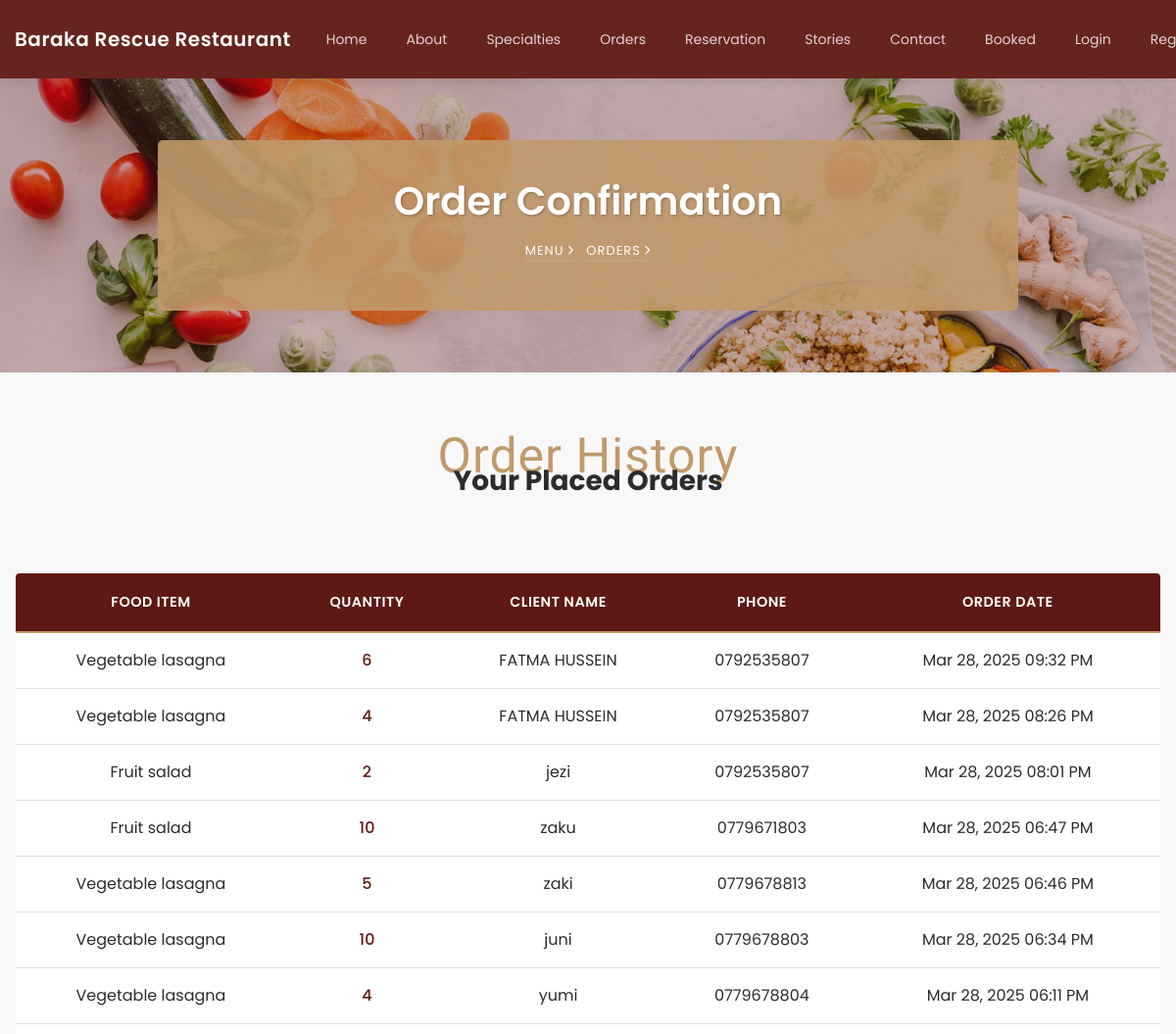
The page /order/ (upper part) on the database as committed earlier.
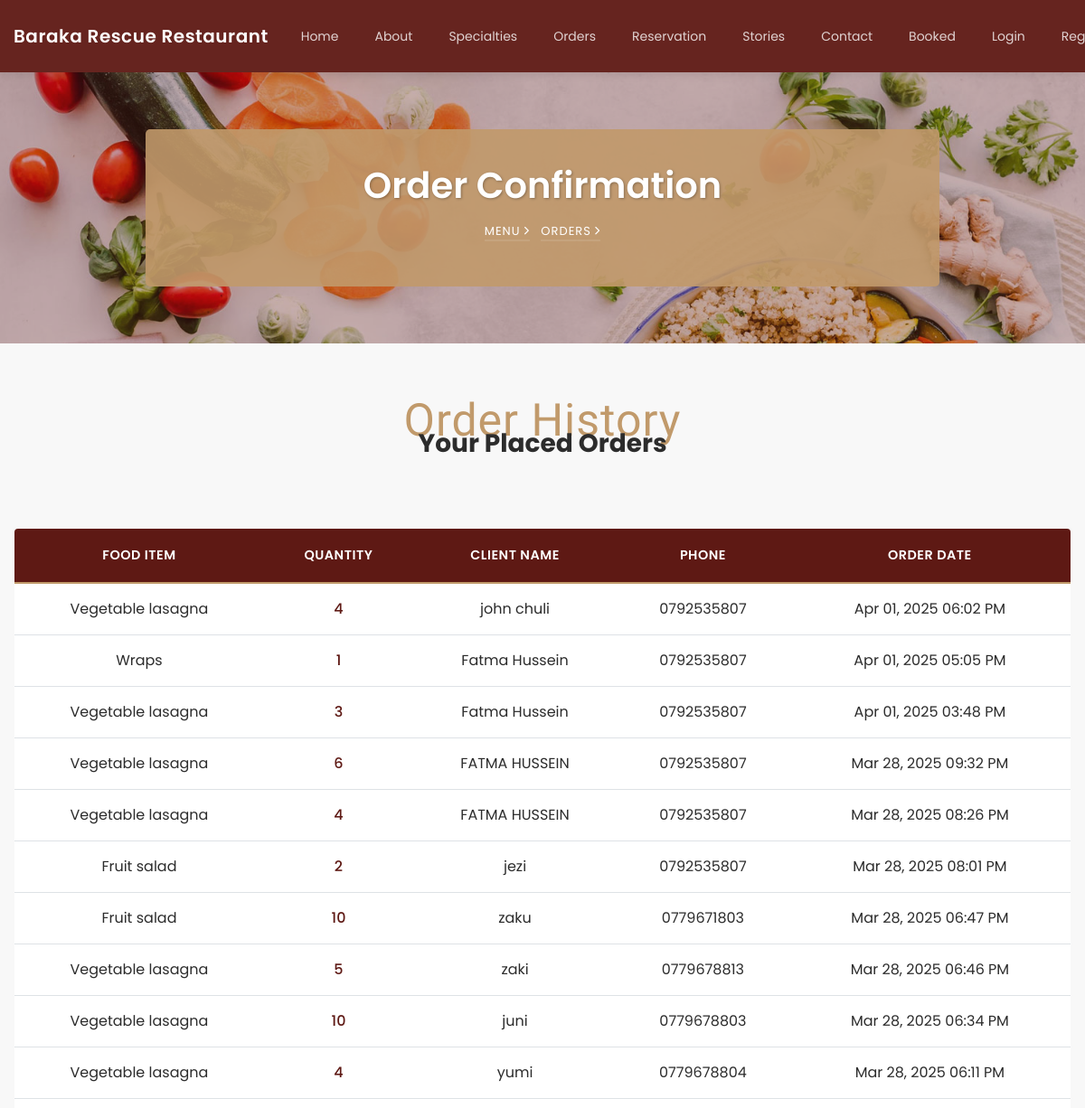
The same page on the database as committed later.
### restaurant/models.py (models this page shows, shortened)
class Order(models.Model):
    menu_item = models.ForeignKey('Ourmenu', on_delete=models.CASCADE)
    quantity = models.PositiveIntegerField()
    client_name = models.CharField(
        max_length=100,
        validators=[RegexValidator(r'^[A-Za-z ]+$', "Name can only contain letters and spaces")]
    )
    client_phone = models.CharField(
        max_length=10,
        validators=[RegexValidator(r'^\d{10}$', "Phone number must be 10 digits.")]
    )
    client_email = models.EmailField(
        max_length=100,
        validators=[EmailValidator()],
        help_text="We'll send your order confirmation here",
        blank=True,  # Allow blank temporarily for migration
        default="no-email@example.com"  # Temporary default for existing records
    )
    order_date = models.DateTimeField(auto_now_add=True)
    special_requests = models.TextField(
        max_length=500,
        blank=True,
        null=True,
        help_text="Any special instructions for your order"
    )
    class Meta:
        ordering = ['-order_date']
        verbose_name = 'Customer Order'
        verbose_name_plural = 'Customer Orders'

class Ourmenu(models.Model):
    category_options = [
        ('breakfast', 'Breakfast'),
        ('lunch', 'Lunch'),
        ('dinner', 'Dinner'),
        ('dessert', 'Dessert'),
        ('winecard', 'Winecard'),
        ('drinks', 'Drinks')
    ]
    foodname = models.CharField(max_length=50, blank=False, null=False)
    category = models.CharField(max_length=50, choices=category_options, default='dinner')
    foodimage = models.ImageField(upload_to='ourmenu')
    description = models.CharField(max_length=200, blank=False, null=False)
    price = models.PositiveIntegerField()
    stock = models.PositiveIntegerField(default=10)

### restaurant/views.py (the view)
# urls.py: path("order/", order, name="order"),
def order(request):
    all_orders = Order.objects.all().order_by("-order_date")
    return render(request, "order.html", {"orders": all_orders})

### restaurant/templates/order.html (shortened to what this page needs)
{% extends 'common.html' %}
{% load static %}
{% block body %}
<section class="hero-wrap hero-wrap-2" style="background-image: url('{% static 'images/bg_4.jpg' %}');" data-stellar-background-ratio="0.5">
    <div class="container">
        <div class="row no-gutters slider-text align-items-center justify-content-center">
            <div class="col-md-9 ftco-animate text-center" style="background: rgba(193, 154, 107, 0.9); padding: 2rem; border-radius: 5px;">
                <h1 class="mb-2 bread" style="color: #fff; font-weight: 600; text-shadow: 1px 1px 3px rgba(0,0,0,0.3);">Order Confirmation</h1>
                <p class="breadcrumbs">
                    <span class="mr-2" style="color: #fff;"><a href="{% url 'menu' %}" style="color: #fff;">Menu <i class="ion-ios-arrow-forward"></i></a></span>
                    <span style="color: #fff;">Orders <i class="ion-ios-arrow-forward"></i></span>
                </p>
            </div>
        </div>
    </div>
</section>
<section class="ftco-section" style="background: #F8F8F8; padding: 60px 0;">
    <div class="container">
        <div class="row justify-content-center mb-5">
            <div class="col-md-8 text-center heading-section ftco-animate">
                <span class="subheading" style="color: #C19A6B; letter-spacing: 1px;">Order History</span>
                <h2 class="mb-4" style="color: #2C2C2C; font-weight: 700;">Your Placed Orders</h2>
            </div>
        </div>
        {% if orders %}
        <div class="table-responsive">
            <table class="table table-hover text-center" style="border: 1px solid #dee2e6;">
                <thead style="background: #5E1914; color: #fff;">
                    <tr>
                        <th style="padding: 15px; border-bottom: 2px solid #C19A6B;">Food Item</th>
                        <th style="padding: 15px; border-bottom: 2px solid #C19A6B;">Quantity</th>
                        <th style="padding: 15px; border-bottom: 2px solid #C19A6B;">Client Name</th>
                        <th style="padding: 15px; border-bottom: 2px solid #C19A6B;">Phone</th>
                        <th style="padding: 15px; border-bottom: 2px solid #C19A6B;">Order Date</th>
                    </tr>
                </thead>
                <tbody>
                    {% for order in orders %}
                        <tr style="background: #fff; border-bottom: 1px solid #eee;">
                            <td style="padding: 12px; color: #2C2C2C;">{{ order.menu_item.foodname }}</td>
                            <td style="padding: 12px; color: #5E1914; font-weight: 500;">{{ order.quantity }}</td>
                            <td style="padding: 12px; color: #2C2C2C;">{{ order.client_name }}</td>
                            <td style="padding: 12px; color: #2C2C2C;">{{ order.client_phone }}</td>
                            <td style="padding: 12px; color: #2C2C2C;">{{ order.order_date|date:"M d, Y h:i A" }}</td>
                        </tr>
                    {% endfor %}
                </tbody>
            </table>
        </div>
        {% else %}
            <div class="text-center py-5">
                <i class="icon-shopping-cart" style="font-size: 3rem; color: #C19A6B;"></i>
                <h3 style="color: #2C2C2C; margin-top: 20px;">No orders have been placed yet</h3>
                <p style="color: #3A3A3A;">Start by exploring our delicious menu</p>
            </div>
        {% endif %}
    </div>
</section>
{% endblock %}

Rows that differ between the two databases and show on the page:
added Order: menu_item.foodname "Vegetable lasagna", quantity "4", client_name "john chuli", client_phone "0792535807", order_date "Apr 01, 2025 06:02 PM"
added Order: menu_item.foodname "Wraps", quantity "1", client_name "Fatma Hussein", client_phone "0792535807", order_date "Apr 01, 2025 05:05 PM"
added Order: menu_item.foodname "Vegetable lasagna", quantity "3", client_name "Fatma Hussein", client_phone "0792535807", order_date "Apr 01, 2025 03:48 PM"
